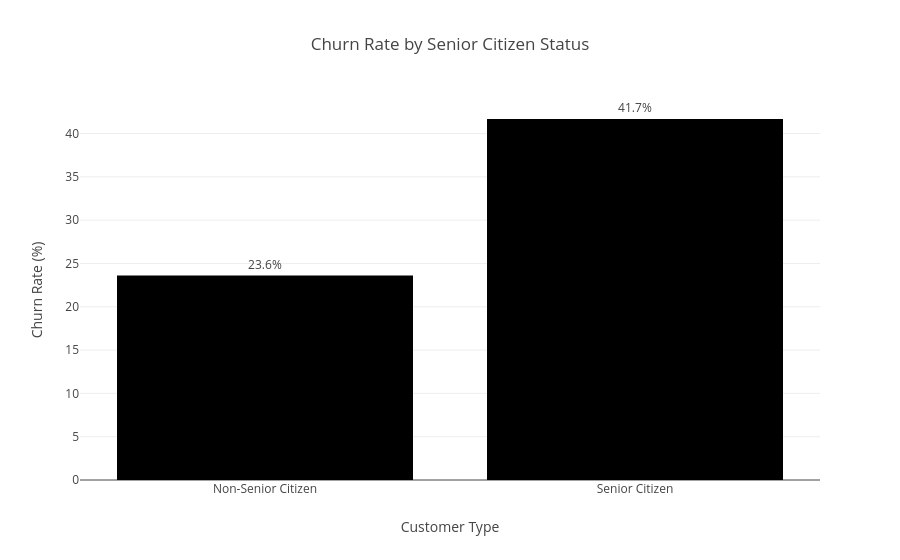

The cell this chart's notebook holds for it:
### Code cell
# Visualizing churn rate by senior citizen status

fig = px.bar(
    senior_churn,
    x='SeniorCitizen',
    y='Churn Rate',
    text='Churn Rate',
    title='Churn Rate by Senior Citizen Status',
    labels={
        'SeniorCitizen': 'Customer Type',
        'Churn Rate': 'Churn Rate (%)'
    }
)

fig.update_traces(
    texttemplate='%{text:.1f}%',
    textposition='outside'
)

fig.update_layout(
    yaxis_title='Churn Rate (%)',
    xaxis_title='Customer Type'
)

fig.show()

### Figure 1 — Plotly figure (JSON) as saved in the notebook; plotly's stock layout.template omitted (floating-point values rounded to 4 significant figures)
{"data": [{"hovertemplate": "Customer Type=%{x}<br>Churn Rate (%)=%{text}<extra></extra>", "legendgroup": "", "marker": {"color": "#000001", "pattern": {"shape": ""}}, "name": "", "orientation": "v", "showlegend": false, "text": [23.61, 41.68], "textposition": "outside", "texttemplate": "%{text:.1f}%", "type": "bar", "x": ["Non-Senior Citizen", "Senior Citizen"], "xaxis": "x", "y": [23.61, 41.68], "yaxis": "y"}], "layout": {"barmode": "relative", "legend": {"tracegroupgap": 0}, "title": {"text": "Churn Rate by Senior Citizen Status"}, "xaxis": {"anchor": "y", "domain": [0, 1], "title": {"text": "Customer Type"}}, "yaxis": {"anchor": "x", "domain": [0, 1], "title": {"text": "Churn Rate (%)"}}}}
